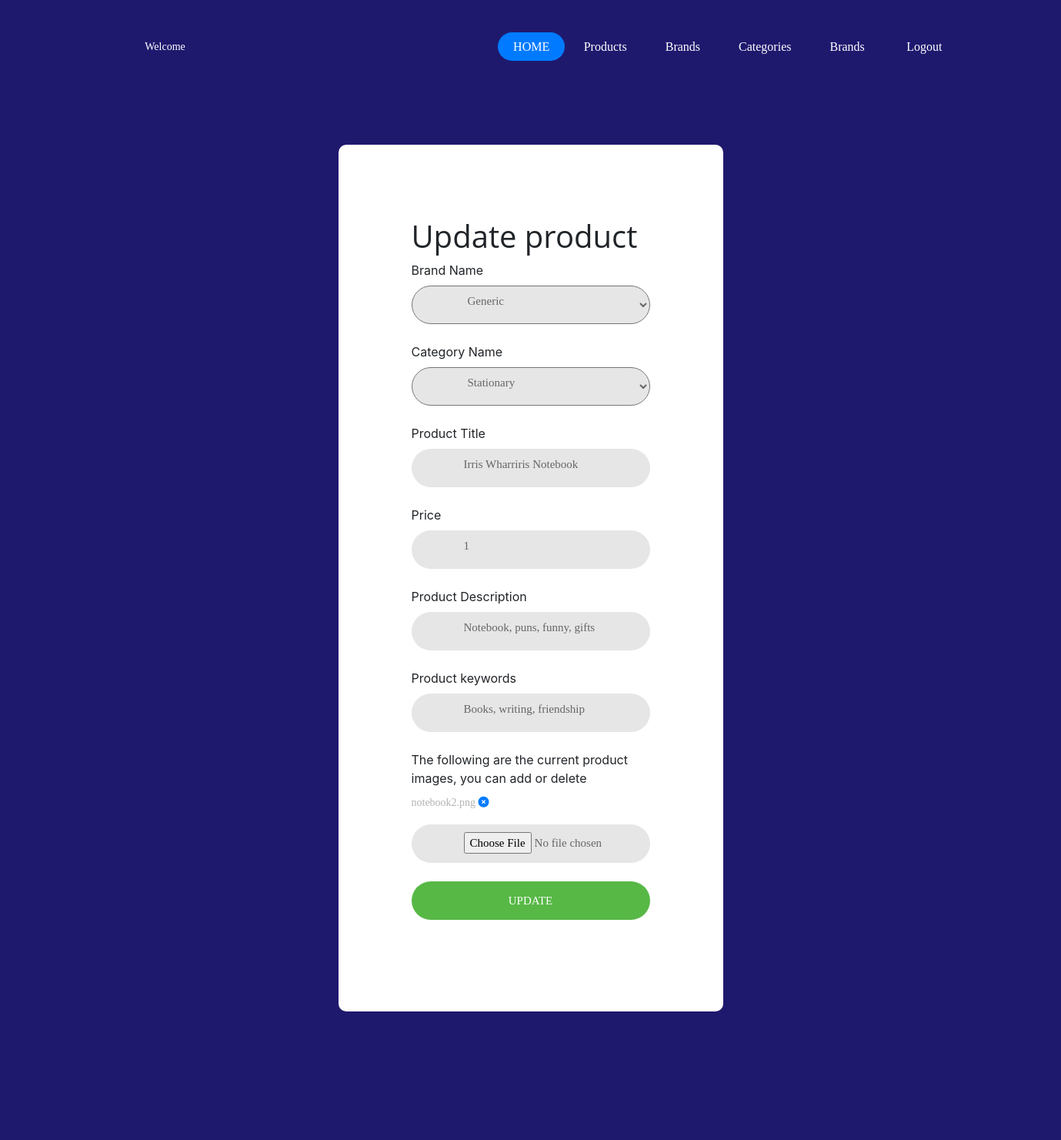
The app's page /admin/edit_product.php?updateProductID=9 with its own data.
### tables this page shows
CREATE TABLE `products` (
  `product_id` int(11) NOT NULL,
  `product_name` varchar(200) NOT NULL,
  `product_cat` int(11) NOT NULL,
  `product_brand` int(11) NOT NULL,
  `product_price` double NOT NULL,
  `product_desc` varchar(500) DEFAULT NULL,
  `product_colour` varchar(100) DEFAULT NULL,
  `product_keywords` varchar(100) DEFAULT NULL,
  `tags` text DEFAULT NULL
);

CREATE TABLE `brand` (
  `brand_id` int(20) NOT NULL,
  `brand_name` text NOT NULL
);

CREATE TABLE `categories` (
  `cat_id` int(11) NOT NULL,
  `cat_name` varchar(100) NOT NULL
);

CREATE TABLE `image` (
  `image_id` int(11) NOT NULL,
  `product_id` int(11) NOT NULL,
  `image_path` text NOT NULL
);

### Settings/connection.php (called while the page is built, shortened)
<?php
class Connection{
	public $db = null;
	public $results = null;
	function connection(){
		$this->db = mysqli_connect(SERVER, USER, PASSWORD, DATABASE);
		return true;
	}
	function query($query){
		$this->results = mysqli_query($this->db, $query);
		return true;
	}
	function fetch($query){
		if($this->query($query)) {
			return mysqli_fetch_all($this->results, MYSQLI_ASSOC);
		}
		return false;
	}
	function fetchOne($query){
		if($this->query($query)) {
			return mysqli_fetch_assoc($this->results);
		}
		return false;
	}
}
?>

### Controllers/product_controller.php (called while the page is built, shortened)
<?php
require('../Classes/product_class.php');
function select_images_controller($pid){
    $product_instance = new Product();
    return $product_instance->select_images($pid);
}
function select_one_product_controller($id){
    $category_instance = new Product();
    return $category_instance->select_one_product($id);
}
?>

### Classes/product_class.php (called while the page is built, shortened)
<?php
require('../Settings/connection.php');
class Product extends Connection{
	function select_images($product_id){
			return $this->fetch("select * from image where product_id = '$product_id'");
		}
	function select_one_product($id){
		return $this->fetchOne("select * from products inner join brand on brand.brand_id = products.product_brand inner join categories on categories.cat_id=products.product_cat where product_id='$id'");
	}
}
?>

### admin/edit_product.php (the view, shortened to what this page needs)
<?php
require('../Controllers/product_controller.php');
$product = select_one_product_controller($_GET['updateProductID']);
$images=select_images_controller($_GET['updateProductID']);
?>
<html>
<head>
    <link rel='stylesheet' href='https://cdnjs.cloudflare.com/ajax/libs/twitter-bootstrap/4.1.3/css/bootstrap.min.css'>
    <link rel="stylesheet" href="../CSS/style.css">
    <link rel="stylesheet" type="text/css" href="../vendor/bootstrap/css/bootstrap.min.css">
    <link rel="stylesheet" type="text/css" href="../fonts/font-awesome-4.7.0/css/font-awesome.min.css">
    <link rel="stylesheet" type="text/css" href="../vendor/animate/animate.css">
    <link rel="stylesheet" type="text/css" href="vendor/css-hamburgers/hamburgers.min.css">
    <link rel="stylesheet" type="text/css" href="vendor/select2/select2.min.css">
    <link rel="stylesheet" type="text/css" href="../css/admin/util.css">
    <link rel="stylesheet" type="text/css" href="../css/admin/main.css">
    <link rel="stylesheet" type="text/css" href="../fonts/font-awesome-4.7.0/css/font-awesome.min.css">
    <link rel="stylesheet" type="text/css" href="../fonts/Linearicons-Free-v1.0.0/icon-font.min.css">
    <link rel="stylesheet" href="../css/admin/owl.carousel.min.css">
    <link rel="stylesheet" href="../css/admin/bootstrap.min.css">
    <link rel="stylesheet" href="../css/admin/style.css">
    </head>
   <body style="background-color: #1f196e">
  <?php
    include_once 'admin_menu.php';
    ?>
    <br>
    <br>
    <div class="limiter">
        <div class="containerdataentry">
            <div class="wrap-dataentry">
                <h1> Update product </h1>
                <br>
                <form method="post" action="../Actions/product_action.php" enctype="multipart/form-data" onSubmit="alert('When you click ok ,the selecte changes will be applied in database!') ">
                <label for="brand"> Brand Name </label>
                    <?php
                    $brand_id=$product['product_brand'];
                    $brand_name=$product['brand_name'];
                        echo "<select name ='brand' class='input100'  >
                        <option value =$brand_id>$brand_name</option>";
		                echo '</select>';
			        ?>
                    <br>
                    <label for="brand"> Category Name </label>
                    <?php
                    $cat_id=$product['product_cat'];
                    $category_name = $product['cat_name'];
                        echo "<select name ='category' class='input100' >
                        <option value =$cat_id>$category_name</option>";
		                echo '</select>';
			        ?>
                    <br>
                    <label for="title">Product Title </label><br>
                    <input class="input100" type="text" name="title" id="title" required value="<?php echo $product['product_name'] ?>">
                    <br>
                    <label for="price">Price </label><br>
                    <input class="input100" type="number" name="price" id="price" value="<?php echo $product['product_price'] ?>" required>
                    <br>
                    <label for="desc">Product Description </label><br>
                    <input class="input100" type="text" name="desc" id="desc" value="<?php echo $product['product_desc'] ?>"  required>
                    <br>
                    <label for="keywords">Product keywords</label><br>
                    <input class="input100" type="text" name="kwords" id="kwords" value="<?php echo $product['product_keywords'] ?>" required >
                    <br>
                    <label for="fileToUpload">The following are the current product images, you can add or delete</label><br>
                    <?php foreach ($images as $i){
                        $image_file=$i['image_path'];
			        	$image_string= explode("/",$image_file);
				        $image_name= end ($image_string);
                        $image_id=$i['image_id'];
                        echo" <p> $image_name <a href='../Actions/product_action.php?deleteImageID={$image_id}&productID={$_GET['updateProductID']}'><i class='fas fa-times-circle'></i></a> </p> ";
                    } ?>
                    <input class="input100" type="file" name="fileToUpload" id="fileToUpload" >
                    <br>
                    <button class="login100-form-btn" name="editproduct">
                    Update
						</button>
                </form>
                <br>
            </div>
        </div>
        </div>
</body>
</html>

### css/admin/main.css (style rules this page uses)
* { margin: 0px; padding: 0px; box-sizing: border-box; }
body, html { height: 100%; font-family: Poppins-Regular, sans-serif; }
a { font-family: Poppins-Regular; font-size: 14px; line-height: 1.7; color: #666666; margin: 0px; transition: all 0.4s; -webkit-transition: all 0.4s; -o-transition: all 0.4s; -moz-transition: all 0.4s; }
h1,h2,h3,h4,h5,h6 { margin: 0px; text-align: center; }
p { font-family: Poppins-Regular; font-size: 14px; line-height: 1.7; color: #666666; margin: 0px; }
input { outline: none; border: none; }
button { outline: none !important; border: none; background: transparent; }
.limiter { width: 100%; margin: 0 auto; }
.containerdataentry { width: 100%; margin:auto; min-height: 100vh; display: -webkit-box; display: -webkit-flex; display: -moz-box; display: -ms-flexbox; display: flex; flex-wrap: wrap; justify-content: center; align-items: center; padding: 140px; background: #1f196e; }
.wrap-dataentry { width: 500px; background: #fff; border-radius: 10px; overflow: hidden; display: -webkit-box; display: -webkit-flex; display: -moz-box; display: -ms-flexbox; display: flex; flex-wrap: wrap; justify-content: space-between; padding: 95px 95px 95px 95px; }
.input100 { font-family: Poppins-Medium; font-size: 15px; line-height: 1.5; color: #666666; display: block; width: 100%; background: #e6e6e6; height: 50px; border-radius: 25px; padding: 10px 20px 20px 68px; }
.login100-form-btn { font-family: Montserrat-Bold; font-size: 15px; line-height: 1.5; color: #fff; text-transform: uppercase; width: 100%; height: 50px; border-radius: 25px; background: #57b846; display: -webkit-box; display: -webkit-flex; display: -moz-box; display: -ms-flexbox; display: flex; justify-content: center; align-items: center; padding: 0 25px; -webkit-transition: all 0.4s; -o-transition: all 0.4s; -moz-transition: all 0.4s; transition: all 0.4s; }

### css/admin/style.css (style rules this page uses)
body { font-family: "Open Sans", -apple-system, BlinkMacSystemFont, "Segoe UI", Roboto, "Helvetica Neue", Arial, "Noto Sans", sans-serif, "Apple Color Emoji", "Segoe UI Emoji", "Segoe UI Symbol", "Noto Color Emoji"; background-color: #fff; height: 200vh; position: relative; }
body:before { content: ""; position: absolute; top: 0; left: 0; right: 0; bottom: 0; background: rgba(0, 0, 0, 0.5); -webkit-transition: .3s all ease; -o-transition: .3s all ease; transition: .3s all ease; opacity: 0; visibility: hidden; z-index: 1; }
p { color: #b3b3b3; font-weight: 300; }
h1, h2, h3, h4, h5, h6, .h1, .h2, .h3, .h4, .h5, .h6 { font-family: "Open Sans", -apple-system, BlinkMacSystemFont, "Segoe UI", Roboto, "Helvetica Neue", Arial, "Noto Sans", sans-serif, "Apple Color Emoji", "Segoe UI Emoji", "Segoe UI Symbol", "Noto Color Emoji"; }
a { -webkit-transition: .3s all ease; -o-transition: .3s all ease; transition: .3s all ease; }
a, a:hover { text-decoration: none !important; }

### admin/edit_product.php (style rules this page uses)
body { margin: 1 0%; text-align: left; }

### records on screen
products: brand "Generic", category "Stationary", title "Irris Wharriris Notebook", price "1", desc "Notebook, puns, funny, gifts", kwords "Books, writing, friendship"
image: image_name "notebook2.png"
